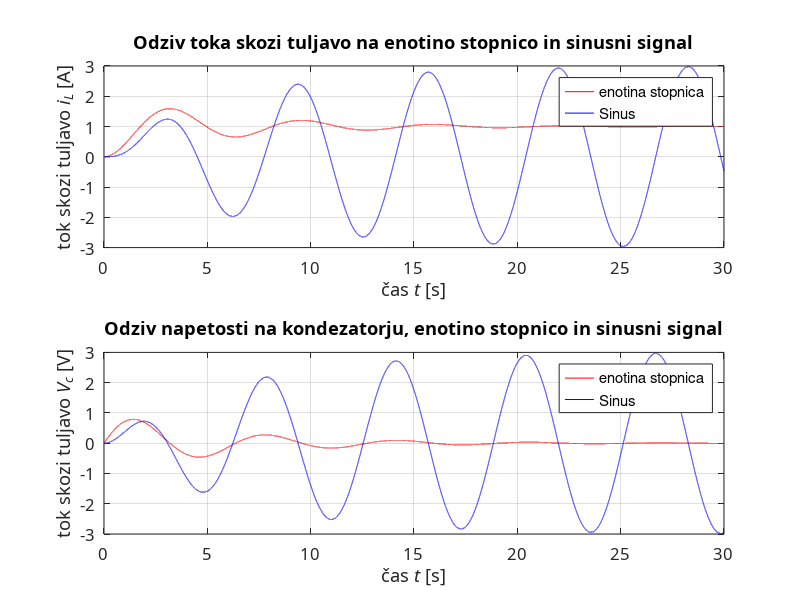

Recreate this plot in MATLAB.
clear all; close all;
dt=0.0005; tz=0; tk=30;
t = tz:dt:tk;
%-----------------------
##il 
R = 3; L = 1; C = 1;
a2 = C*L;
a1 = (L/R);
a0 = 1;
b0 = 1;
b1 = 0;
vg1 = ones(size(t)); %stopnica
vg2 = sin(t);        %sinuts

s1 = -(a1/(2*a2) + sqrt((a1/(2*a2))^2 - (a0/a2)))
s2 = -(a1/(2*a2) - sqrt((a1/(2*a2))^2 - (a0/a2)))

hv = 1/a2/(s1-s2) * (exp(s1*t) - exp(s2*t));
dhv = 1/a2/(s1-s2) * (s1*exp(s1*t) - s2*exp(s2*t));

h = b1*dhv + b0*hv;

y1 = dt * conv(h, vg1); y2 = dt * conv(h, vg2);
subplot(2,1,1)
plot(t, y1(1:(tk/dt+1)), 'r', t, y2(1:(tk/dt+1)), 'b');
axis([tz tk -3 3]);
legend("enotina stopnica", "Sinus")
set(gca, 'FontName', 'Times New Roman CE', 'FontSize', 12);
xlabel('čas {\itt} [s]');
ylabel('tok skozi tuljavo {\iti_{L}} [A]');
title('Odziv toka skozi tuljavo na enotino stopnico in sinusni signal');
grid on; 
%-----------------------------------------------------
## Vc
R = 3; L = 1; C = 1;
a2 = C;
a1 = (1/R);
a0 = 1/L;
b0 = 0;
b1 = 1;
vg1 = ones(size(t)); %stopnica
vg2 = sin(t);        %sinuts

s1 = -(a1/(2*a2) + sqrt((a1/(2*a2))^2 - (a0/a2)))
s2 = -(a1/(2*a2) - sqrt((a1/(2*a2))^2 - (a0/a2)))

hv = 1/a2/(s1-s2) * (exp(s1*t) - exp(s2*t));
dhv = 1/a2/(s1-s2) * (s1*exp(s1*t) - s2*exp(s2*t));

h = b1*dhv + b0*hv;

y1 = dt * conv(h, vg1); y2 = dt * conv(h, vg2);
subplot(2,1,2)
plot(t, y1(1:(tk/dt+1)), 'r', t, y2(1:(tk/dt+1)), 'b');
axis([tz tk -3 3]);
legend("enotina stopnica", "Sinus")
set(gca, 'FontName', 'Times New Roman CE', 'FontSize', 12);
xlabel('čas {\itt} [s]');
ylabel('tok skozi tuljavo {\itV_{c}} [V]');
title('Odziv napetosti na kondezatorju, enotino stopnico in sinusni signal');
grid on; 
